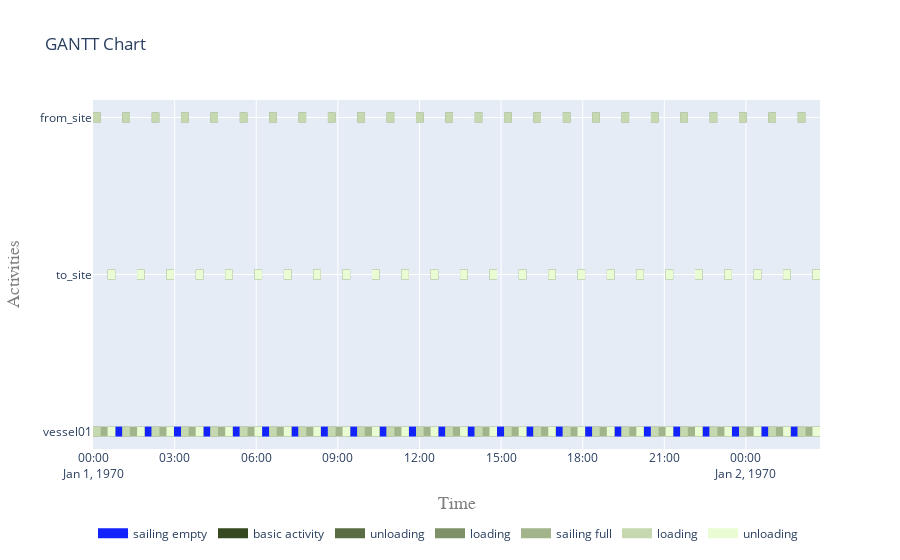

Here is the notebook cell this chart was saved with:
### Code cell
plot.get_gantt_chart([vessel01, from_site, to_site],id_map=[while_activity])
